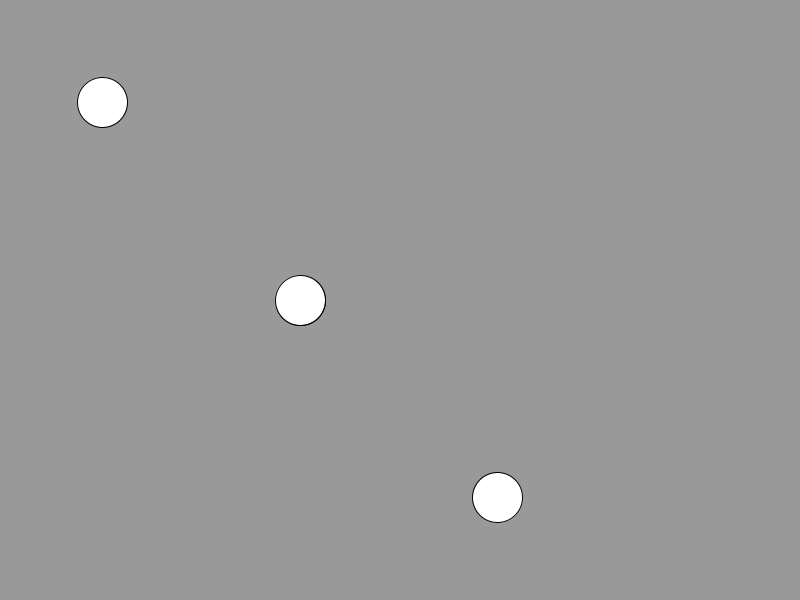
Frame 1 (no input)
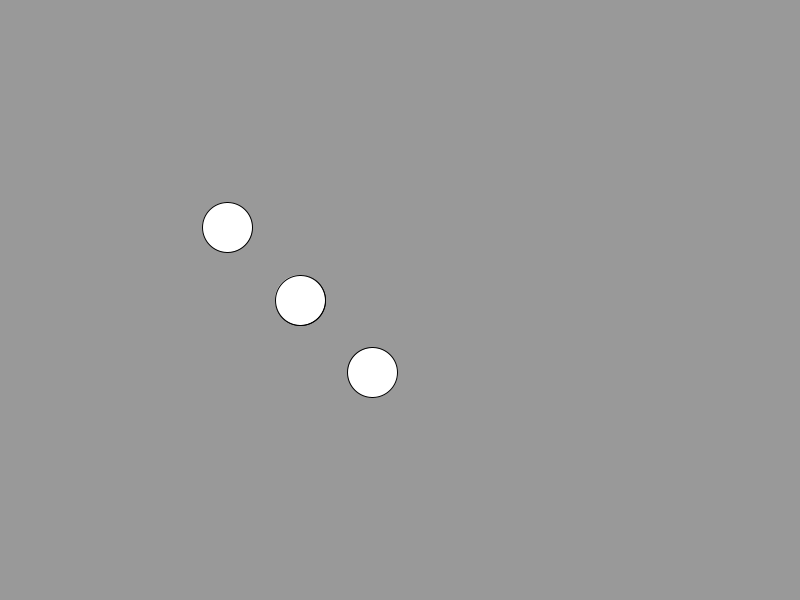
Frame 60 (the mouse pressed at the canvas centre just before this capture)
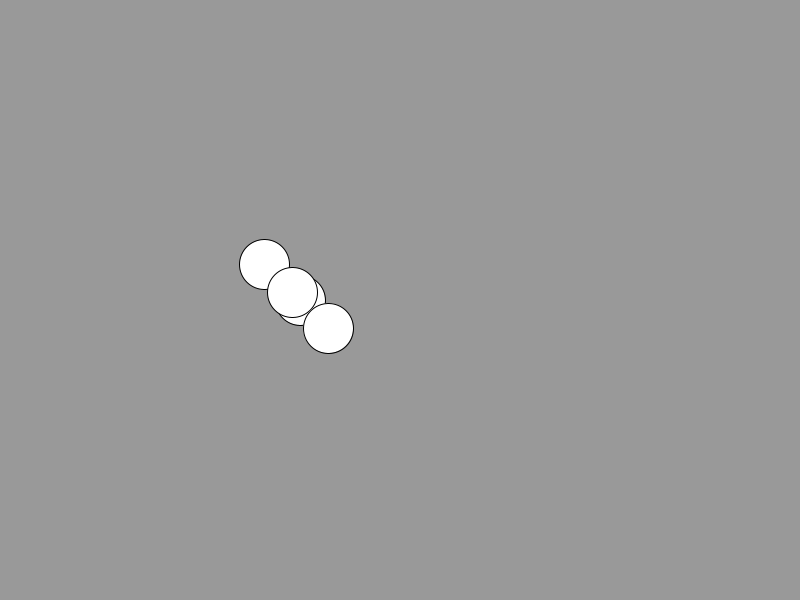
Frame 120 (the mouse held since frame 60 and released just before this capture)

The Processing sketch that drew these frames (run headless with seeded random() and noise(); from frame 60 on, the mouse is pressed at the canvas centre):

// Processing sketch: PotatoCollision
// ── PotatoCollision.pde
ArrayList<Enemy> enemies;
Player player;

void setup() {
  size(800, 600);
  enemies = new ArrayList<Enemy>();
  enemies.add(new Enemy(100, 100));
  enemies.add(new Enemy(300, 300));
  enemies.add(new Enemy(500, 500));
  player = new Player();
}

void draw() {
  background(153);
  
  player.update();
  player.draw();
  
  for (Enemy enemy : enemies) {
    enemy.applyBehaviours(enemies, player.location);
    enemy.update();
    enemy.draw();
  } //<>//
}

void keyPressed() {
  if (keyCode == UP) { player.up_ = true; }
  if (keyCode == RIGHT) { player.right_ = true; }
  if (keyCode == DOWN) { player.down_ = true; }
  if (keyCode == LEFT) { player.left_ = true; }
}

void keyReleased() {
  if (keyCode == UP) { player.up_ = false; }
  if (keyCode == RIGHT) { player.right_ = false; }
  if (keyCode == DOWN) { player.down_ = false; }
  if (keyCode == LEFT) { player.left_ = false; }
}

// ── Enemy.pde
class Enemy {
  PVector location;
  PVector acceleration;
  PVector velocity;
  
  float maxSpeed = 3;
  int radius = 25;
  
  Enemy(int positionX, int positionY) {
    location = new PVector(positionX, positionY);
    velocity = new PVector(0, 0);
    acceleration = new PVector(0, 0);
  }
  
  void applyForce(PVector force) {
    acceleration.add(force);
  }
  
    void applyBehaviours(ArrayList<Enemy> enemies, PVector target) {
    PVector seekForce = seek(target);
    PVector avoidForce = avoid(enemies);
    seekForce.mult(1);
    avoidForce.mult(0.5);
    applyForce(seekForce);
    applyForce(avoidForce);
  }
  
  PVector seek(PVector target) {
    PVector desired = PVector.sub(target, location);
    PVector steer = new PVector();
    float distance = desired.mag();
    println(distance);
    if (distance > 2 * radius) {
      if (distance < 100) {
        desired.setMag(map(distance, 0, 100, 0, maxSpeed));
      } else {
        desired.setMag(maxSpeed);
      }
      steer = PVector.sub(desired, velocity);
    }
    
    return steer;
  }
  
  PVector avoid(ArrayList<Enemy> enemies) {
    float desiredSeparation = 2 * radius;
    PVector sum = new PVector();
    int count = 0;
    for (Enemy other : enemies) {
       
      float d = PVector.dist(location, other.location);
      
      if (d > 0 && d < desiredSeparation) {
        PVector diff = PVector.sub(location, other.location);
        diff.setMag(desiredSeparation);
        sum.add(diff);
        count++;
      }
    }
    
    if (count > 0) {
      sum.div(count);
      sum.setMag(maxSpeed);
    }
    
    return sum;
  }
  
  void update() {
    velocity.add(acceleration);
    location.add(velocity);
    acceleration.mult(0);
     
  }
  
  void draw() {
    ellipse(location.x, location.y, 2 * radius, 2 * radius);
  }
}

// ── Player.pde
class Player {
  PVector location;
  boolean up_ = false;
  boolean down_ = false;
  boolean left_ = false;
  boolean right_ = false;
  
  int speed_ = 5;
  
  Player() {
    location = new PVector(300, 300);
  }
  
  void update() {
    if (up_) { location.y -= speed_; }
    if (right_) { location.x += speed_; }
    if (down_) { location.y += speed_; }
    if (left_) { location.x -= speed_; }
  }
  
  void draw() {
    ellipse(location.x, location.y, 50, 50);
  }
}
